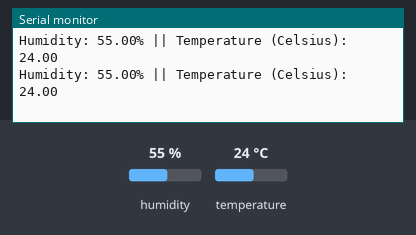
Simulated run of this sketch. Board: Arduino Uno, built with avr-gcc and run on an emulated ATmega328P. On the bench: the last lines printed to the serial monitor. Inputs (shaded band) come from the test bench; at power-on: humidity 55 %, temperature 24 °C.

Above: at 2.8 s.
2.9 s: humidity set to 22 %
At 5.3 s:
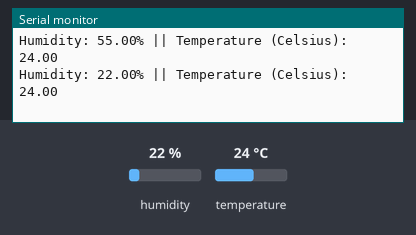
5.6 s: temperature set to 12 °C
At 6.6 s:
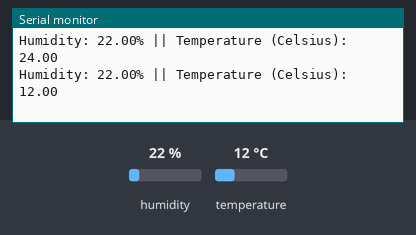
8.3 s: humidity set to 40 %
At 11.4 s:
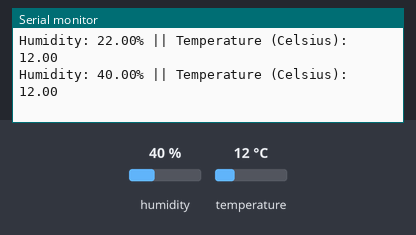
Timing chart, 0 to 12.9 s (numbered marks = the images above; inputs shaded):
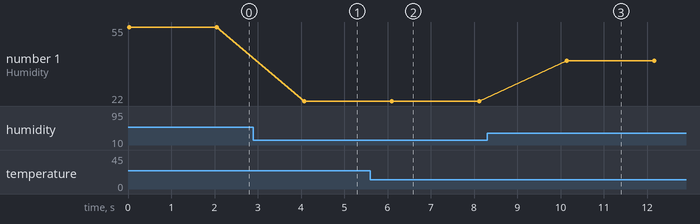

The sketch:

test-dht11.ino
```cpp
#include "DHT.h"
#define DHTPIN A0
#define DHTTYPE DHT11

DHT dht(DHTPIN, DHTTYPE);

float hum;
float temp;
void  setup()
{
  Serial.begin(9600);
  dht.begin();
}

void loop()
{
  Serial.println();
  temp = dht.readTemperature();
  hum = dht.readHumidity();
  Serial.print("Humidity: ");
  Serial.print(hum);
  Serial.print("% || ");
  Serial.print("Temperature (Celsius): ");
  Serial.print(temp);
  delay(2000);

}
```

Measured:
- after the input at 2.9 s, the serial monitor: prints a new line after 1.2 s (image 1)
- after the input at 5.6 s, the serial monitor: prints a new line after 0.50 s (image 2)
- after the input at 8.3 s, the serial monitor: prints a new line after 1.8 s (image 3)
- plotted number 1: 55 → 22 after the input at 2.9 s, 22 → 40 after the input at 8.3 s
